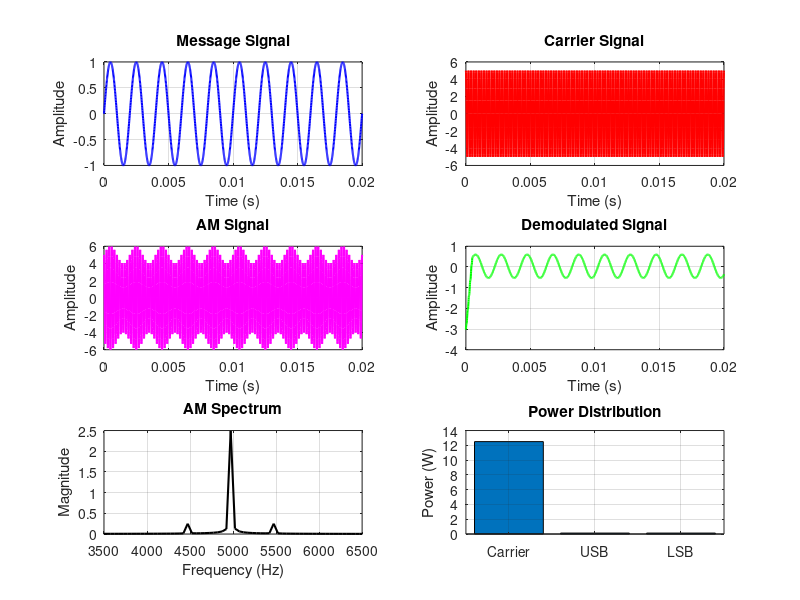

This figure's MATLAB source:
clc;
clear;
close all;

% Message Signal Parameters
Am = 1;
fm = 500;

% Carrier Signal Parameters
Ac = 5;
fc = 5000;

% Sampling Frequency
fs = 20*fc;

% Time Vector
t = 0:1/fs:10/fm;

% Message Signal
m = Am*sin(2*pi*fm*t);

% Carrier Signal
c = Ac*cos(2*pi*fc*t);

% Modulation Index
mu = Am/Ac;

% AM Signal
am = Ac*(1 + mu*sin(2*pi*fm*t)).*cos(2*pi*fc*t);

% Demodulation (Envelope Detector without hilbert)
dem = abs(am);
dem = filter(ones(1,50)/50,1,dem);
dem = dem - mean(dem);

% FFT Analysis
N = length(am);
f = (-N/2:N/2-1)*(fs/N);
AM_FFT = abs(fftshift(fft(am)))/N;

% Sideband Frequencies
USB = fc + fm;
LSB = fc - fm;

% Power Calculations
Pc = Ac^2/2;
Psb = (mu^2*Pc)/4;

% Plotting
figure('Name','AM Modulation','NumberTitle','off');

subplot(3,2,1);
plot(t,m,'b','LineWidth',1.5);
title('Message Signal');
xlabel('Time (s)');
ylabel('Amplitude');
grid on;

subplot(3,2,2);
plot(t,c,'r','LineWidth',1.5);
title('Carrier Signal');
xlabel('Time (s)');
ylabel('Amplitude');
grid on;

subplot(3,2,3);
plot(t,am,'m','LineWidth',1.5);
title('AM Signal');
xlabel('Time (s)');
ylabel('Amplitude');
grid on;

subplot(3,2,4);
plot(t,dem,'g','LineWidth',1.5);
title('Demodulated Signal');
xlabel('Time (s)');
ylabel('Amplitude');
grid on;

subplot(3,2,5);
plot(f,AM_FFT,'k','LineWidth',1.5);
xlim([fc-3*fm fc+3*fm]);
title('AM Spectrum');
xlabel('Frequency (Hz)');
ylabel('Magnitude');
grid on;

subplot(3,2,6);
bar([Pc Psb Psb]);
set(gca,'XTick',1:3);
set(gca,'XTickLabel',{'Carrier','USB','LSB'});
title('Power Distribution');
ylabel('Power (W)');
grid on;

% Display Results
fprintf('\n******** AM MODULATION RESULTS ********\n');
fprintf('Modulation Index (mu) = %.2f\n',mu);
fprintf('Carrier Frequency      = %d Hz\n',fc);
fprintf('Message Frequency      = %d Hz\n',fm);
fprintf('Upper Sideband         = %d Hz\n',USB);
fprintf('Lower Sideband         = %d Hz\n',LSB);
fprintf('Carrier Power          = %.2f W\n',Pc);
fprintf('Each Sideband Power    = %.3f W\n',Psb);
fprintf('***************************************\n');
